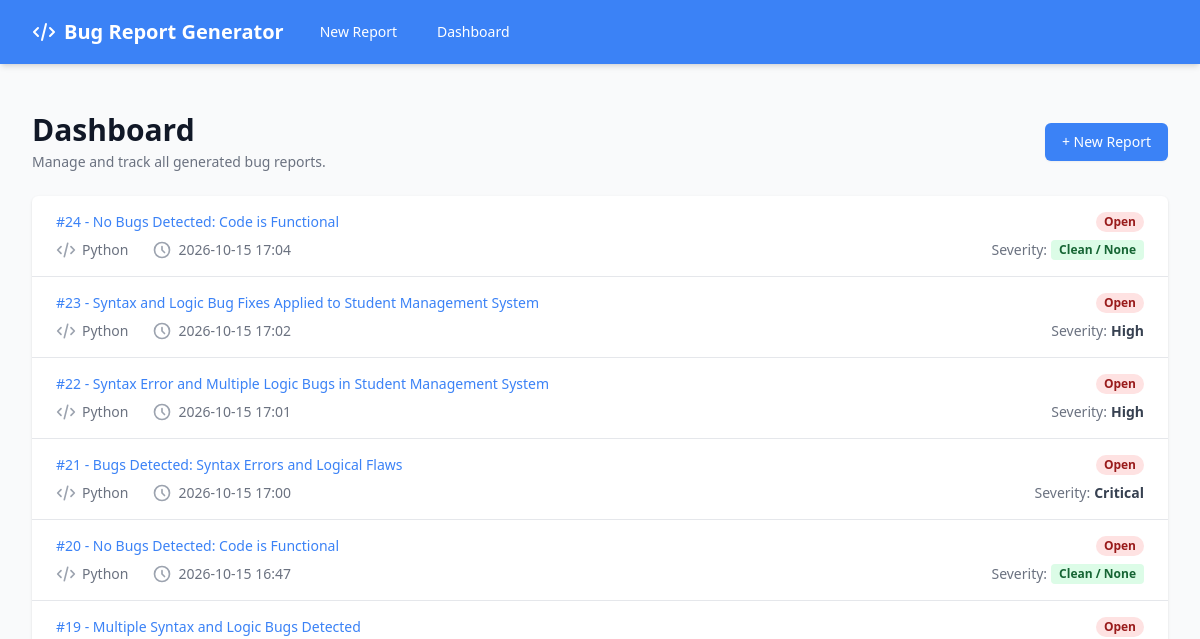
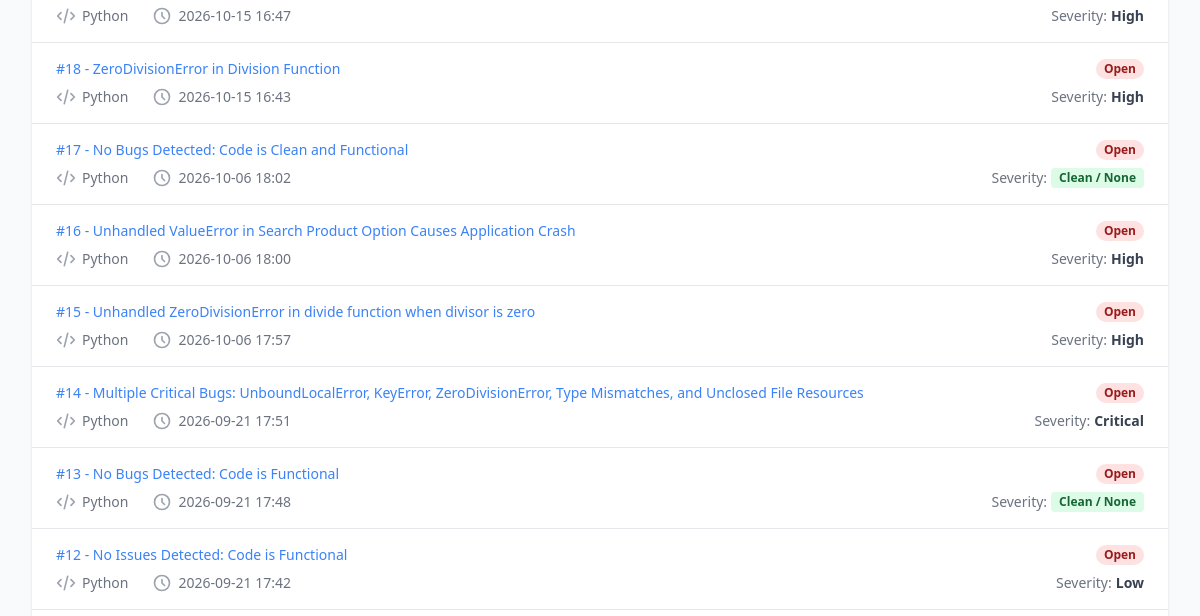
Page /dashboard (upper part) on the earlier database version (2 pictures, top to bottom).
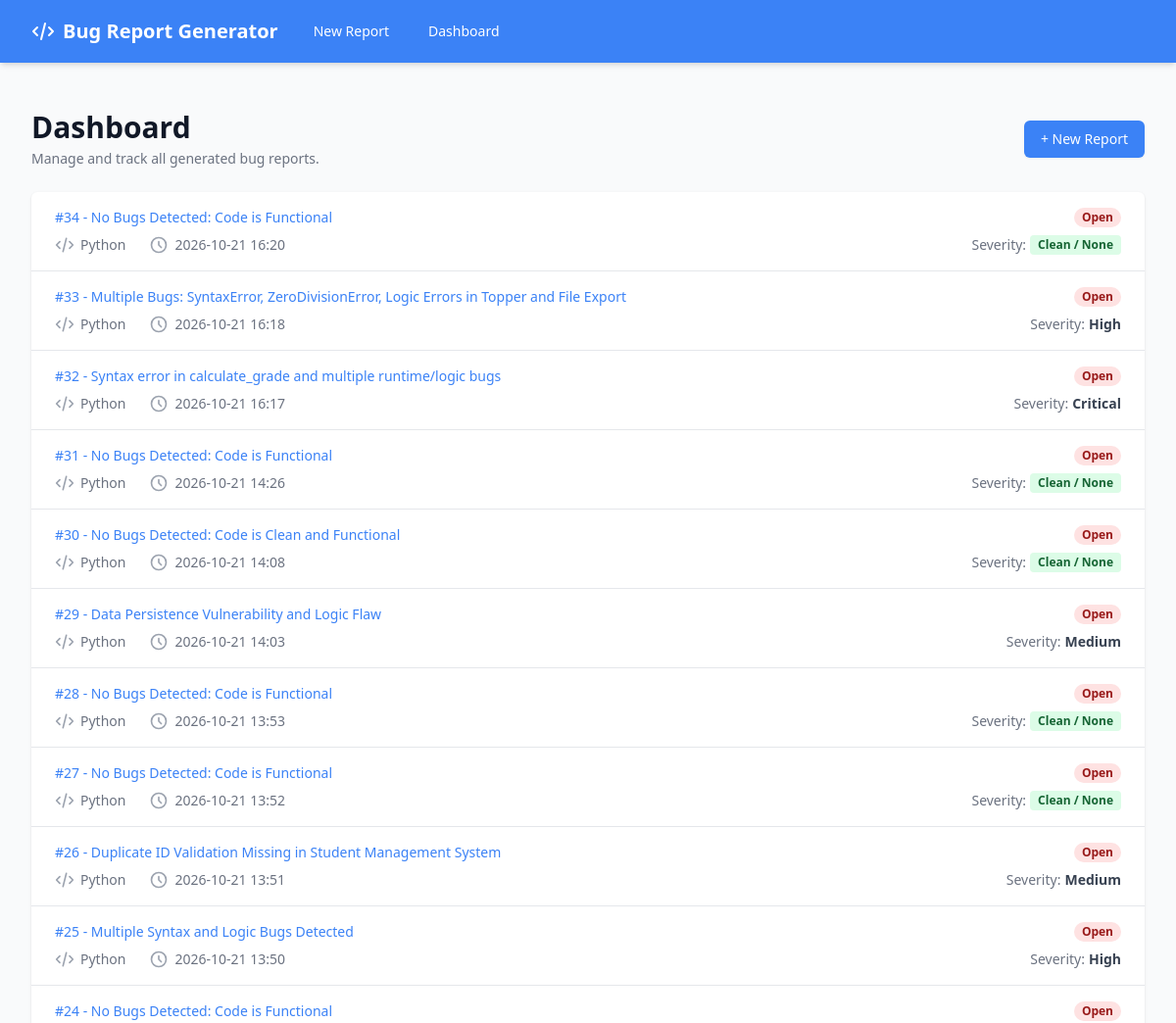
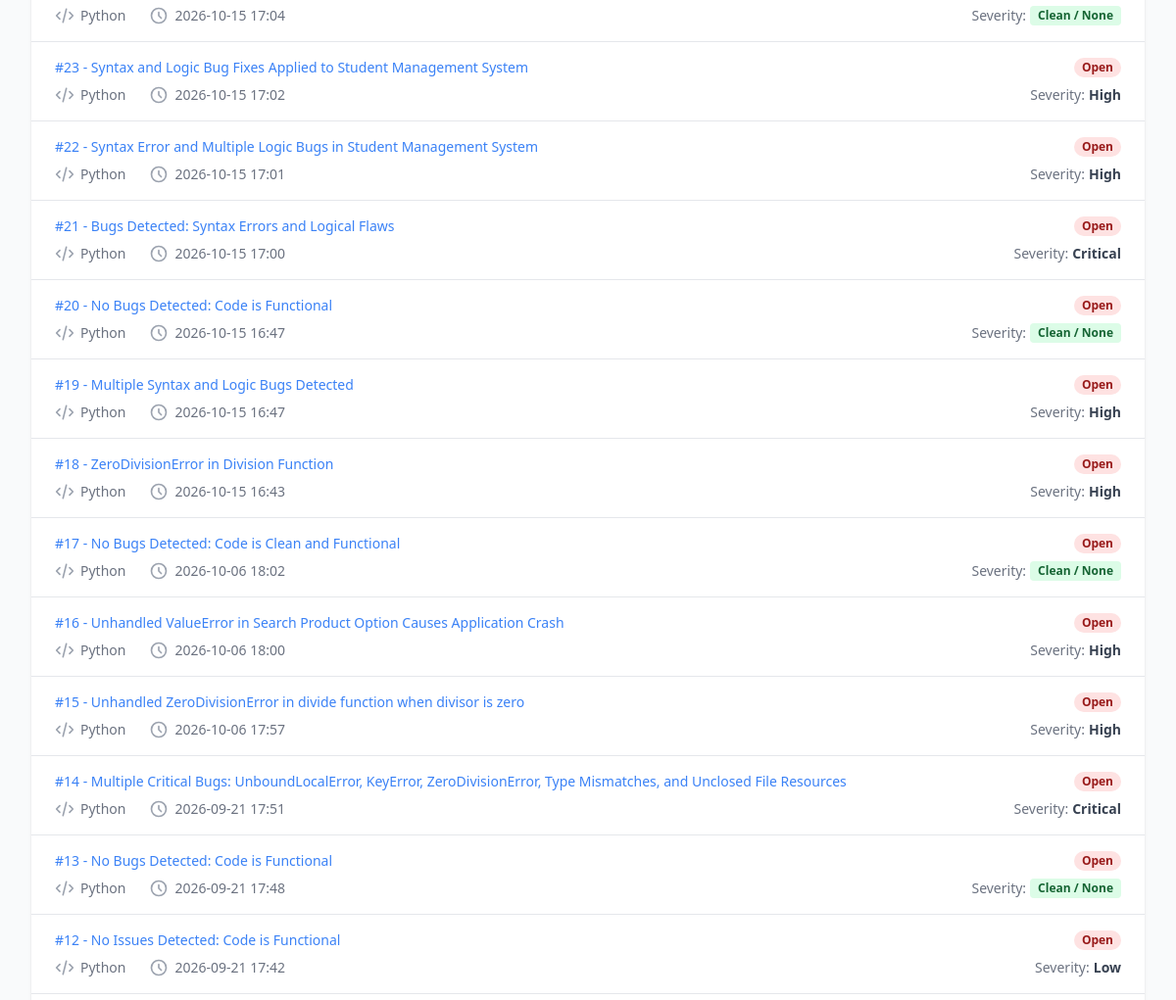
Same page on the later database version (2 pictures, top to bottom).
### app.py (models this page shows, shortened)
class BugReport(db.Model):
    id = db.Column(db.Integer, primary_key=True)
    title = db.Column(db.String(200), nullable=False)
    description = db.Column(db.Text, nullable=False)
    steps_to_reproduce = db.Column(db.Text, nullable=False)
    expected_result = db.Column(db.Text, nullable=False)
    actual_result = db.Column(db.Text, nullable=False)
    severity = db.Column(db.String(50), nullable=False)
    priority = db.Column(db.String(50), nullable=False)
    status = db.Column(db.String(50), default='Open')
    language = db.Column(db.String(50), nullable=True)
    code_snippet = db.Column(db.Text, nullable=True)
    fixed_code_snippet = db.Column(db.Text, nullable=True)
    notes = db.Column(db.Text, nullable=True)
    created_at = db.Column(db.DateTime, default=datetime.datetime.utcnow)

### app.py (the view)
@app.route('/dashboard')
def dashboard():
    reports = BugReport.query.order_by(BugReport.created_at.desc()).all()
    return render_template('dashboard.html', reports=reports)

### templates/dashboard.html (shortened to what this page needs)
{% extends "base.html" %}
{% block content %}
<div class="mb-6 flex justify-between items-center">
    <div>
        <h1 class="text-3xl font-bold text-gray-900">Dashboard</h1>
        <p class="text-sm text-gray-500 mt-1">Manage and track all generated bug reports.</p>
    </div>
    <a href="{{ url_for('index') }}" class="inline-flex items-center px-4 py-2 border border-transparent rounded-md shadow-sm text-sm font-medium text-white bg-brand hover:bg-blue-700">
        + New Report
    </a>
</div>
<div class="bg-white shadow overflow-hidden sm:rounded-md">
    {% if reports %}
    <ul class="divide-y divide-gray-200">
        {% for report in reports %}
        <li>
            <a href="{{ url_for('report_detail', report_id=report.id) }}" class="block hover:bg-gray-50 transition duration-150 ease-in-out">
                <div class="px-4 py-4 sm:px-6">
                    <div class="flex items-center justify-between">
                        <p class="text-sm font-medium text-brand truncate">
                            #{{ report.id }} - {{ report.title }}
                        </p>
                        <div class="ml-2 flex-shrink-0 flex">
                            {% if report.status == 'Open' %}
                                <span class="px-2 inline-flex text-xs leading-5 font-semibold rounded-full bg-red-100 text-red-800">Open</span>
                            {% elif report.status == 'In Progress' %}
                                <span class="px-2 inline-flex text-xs leading-5 font-semibold rounded-full bg-yellow-100 text-yellow-800">In Progress</span>
                            {% elif report.status == 'Resolved' %}
                                <span class="px-2 inline-flex text-xs leading-5 font-semibold rounded-full bg-green-100 text-green-800">Resolved</span>
                            {% elif report.status == 'Closed' %}
                                <span class="px-2 inline-flex text-xs leading-5 font-semibold rounded-full bg-gray-100 text-gray-800">Closed</span>
                            {% endif %}
                        </div>
                    </div>
                    <div class="mt-2 sm:flex sm:justify-between">
                        <div class="sm:flex">
                            <p class="flex items-center text-sm text-gray-500">
                                <svg class="flex-shrink-0 mr-1.5 h-5 w-5 text-gray-400" fill="none" viewBox="0 0 24 24" stroke="currentColor">
                                    <path stroke-linecap="round" stroke-linejoin="round" stroke-width="2" d="M10 20l4-16m4 4l4 4-4 4M6 16l-4-4 4-4" />
                                </svg>
                                {{ report.language | capitalize }}
                            </p>
                            <p class="mt-2 flex items-center text-sm text-gray-500 sm:mt-0 sm:ml-6">
                                <svg class="flex-shrink-0 mr-1.5 h-5 w-5 text-gray-400" fill="none" viewBox="0 0 24 24" stroke="currentColor">
                                    <path stroke-linecap="round" stroke-linejoin="round" stroke-width="2" d="M12 8v4l3 3m6-3a9 9 0 11-18 0 9 9 0 0118 0z" />
                                </svg>
                                {{ report.created_at.strftime('%Y-%m-%d %H:%M') }}
                            </p>
                        </div>
                        <div class="mt-2 flex items-center text-sm text-gray-500 sm:mt-0">
                            Severity:
                            {% if report.severity in ['None', 'N/A'] %}
                                <span class="ml-1 px-2 py-0.5 text-xs font-semibold rounded bg-green-100 text-green-800">Clean / None</span>
                            {% else %}
                                <span class="ml-1 font-semibold text-gray-700">{{ report.severity }}</span>
                            {% endif %}
                        </div>
                    </div>
                </div>
            </a>
        </li>
        {% endfor %}
    </ul>
    {% endif %}
</div>
{% endblock %}

### templates/base.html (shortened to what this page needs)
<!DOCTYPE html>
<html lang="en">
<head>
    <script src="https://cdn.tailwindcss.com"></script>
    <link rel="stylesheet" href="https://cdnjs.cloudflare.com/ajax/libs/highlight.js/11.8.0/styles/github-dark.min.css">
</head>
<body class="bg-gray-50 text-gray-800 font-sans min-h-screen flex flex-col">
    <nav class="bg-brand text-white shadow-md">
        <div class="max-w-7xl mx-auto px-4 sm:px-6 lg:px-8">
            <div class="flex justify-between h-16">
                <div class="flex items-center">
                    <a href="{{ url_for('index') }}" class="flex-shrink-0 flex items-center font-bold text-xl">
                        <svg class="h-6 w-6 mr-2" fill="none" viewBox="0 0 24 24" stroke="currentColor">
                            <path stroke-linecap="round" stroke-linejoin="round" stroke-width="2" d="M10 20l4-16m4 4l4 4-4 4M6 16l-4-4 4-4" />
                        </svg>
                        Bug Report Generator
                    </a>
                    <div class="hidden sm:ml-6 sm:flex sm:space-x-4">
                        <a href="{{ url_for('index') }}" class="hover:bg-blue-600 px-3 py-2 rounded-md text-sm font-medium">New Report</a>
                        <a href="{{ url_for('dashboard') }}" class="hover:bg-blue-600 px-3 py-2 rounded-md text-sm font-medium">Dashboard</a>
                    </div>
                </div>
            </div>
        </div>
    </nav>
    <main class="flex-grow max-w-7xl mx-auto px-4 sm:px-6 lg:px-8 py-8 w-full">
        {% block content %}{% endblock %}
    </main>
</body>
</html>

Differences in the rows shown:
added BugReport: id "34", title "No Bugs Detected: Code is Functional", status "Open", language "Python", created_at "2026-10-21 16:20", severity "Clean / None"
added BugReport: id "33", title "Multiple Bugs: SyntaxError, ZeroDivisionError, Logic Errors in Topper and File Export", status "Open", language "Python", created_at "2026-10-21 16:18", severity "High"
added BugReport: id "32", title "Syntax error in calculate_grade and multiple runtime/logic bugs", status "Open", language "Python", created_at "2026-10-21 16:17", severity "Critical"
added BugReport: id "31", title "No Bugs Detected: Code is Functional", status "Open", language "Python", created_at "2026-10-21 14:26", severity "Clean / None"
added BugReport: id "30", title "No Bugs Detected: Code is Clean and Functional", status "Open", language "Python", created_at "2026-10-21 14:08", severity "Clean / None"
added BugReport: id "29", title "Data Persistence Vulnerability and Logic Flaw", status "Open", language "Python", created_at "2026-10-21 14:03", severity "Medium"
added BugReport: id "28", title "No Bugs Detected: Code is Functional", status "Open", language "Python", created_at "2026-10-21 13:53", severity "Clean / None"
added BugReport: id "27", title "No Bugs Detected: Code is Functional", status "Open", language "Python", created_at "2026-10-21 13:52", severity "Clean / None"
added BugReport: id "26", title "Duplicate ID Validation Missing in Student Management System", status "Open", language "Python", created_at "2026-10-21 13:51", severity "Medium"
added BugReport: id "25", title "Multiple Syntax and Logic Bugs Detected", status "Open", language "Python", created_at "2026-10-21 13:50", severity "High"
